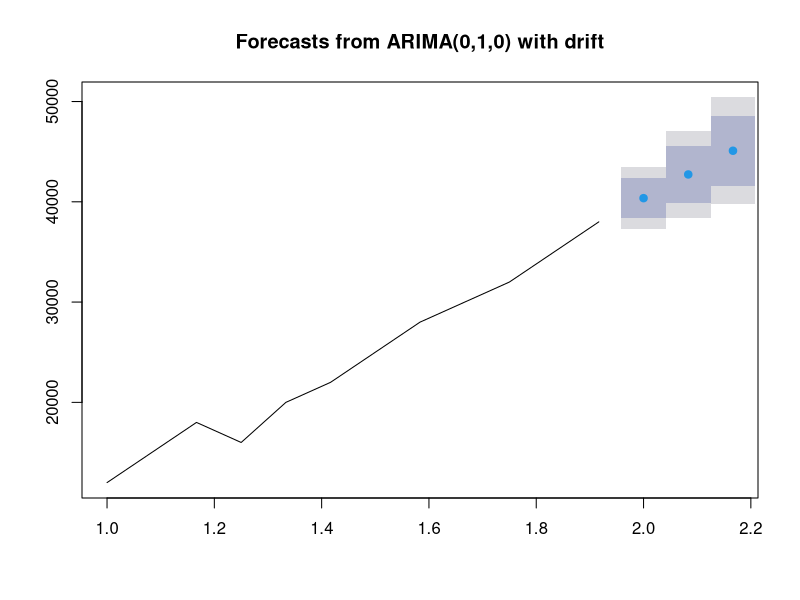

Write the R code that produced this figure.
# Load required libraries
library(forecast)

# Create a data frame with Month and sales columns for 12 months
sales_data <- data.frame(
  Month = seq(as.Date("2024-01-01"), as.Date("2024-12-01"), by = "months"),
  Sales = c(12000, 15000, 18000, 16000, 20000, 22000, 25000, 28000, 30000, 32000, 35000, 38000)
)

print(sales_data)
print(sales_data$Month)
print(sales_data$Sales)
  
# Convert to time series data/object for use with R functions for time series data analysis (Function: ts())
# Frequency 12 makes it a monthly time series (Jan-Dec due to 12 values of sales).
sales_ts <- ts(sales_data$Sales, frequency = 12)

print(sales_ts)

# Fit ARIMA model (From forecast package)
arima_model <- auto.arima(sales_ts)

# Forecast sales for the next 4 months
forecast_result <- forecast(arima_model, h = 3)

# Display forecast results
print(forecast_result)
plot(forecast_result)
